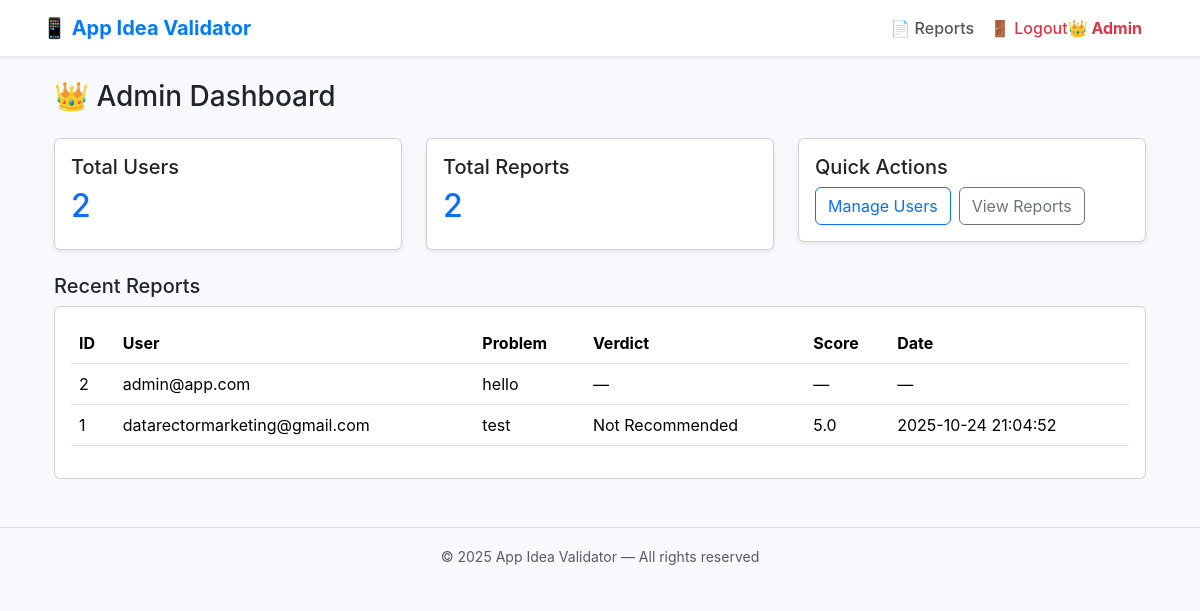
The page /admin/dashboard (signed in) on the database its author committed.
### tables this page shows
CREATE TABLE phase2_inputs (
        id INTEGER PRIMARY KEY AUTOINCREMENT,
        user_email TEXT,
        core_problem_statement TEXT,
        user_role_segment TEXT,
        monetization_model TEXT,
        current_solution_inefficiency TEXT,
        unique_value_proposition TEXT,
        primary_competitors_text TEXT,
        must_have_features_list TEXT,
        arpu_estimate_usd REAL,
        acquisition_goal_3mo INTEGER,
        monthly_opex_est_usd REAL,
        dev_budget_range TEXT,
        external_integrations_list TEXT,
        client_post_launch_fear TEXT,
        client_critical_question TEXT,
        complexity_score REAL,
        financial_score REAL,
        ai_verdict TEXT,
        ai_score REAL,
        ai_suggestions TEXT,
        ai_summary TEXT
    , report_file TEXT, created_at TEXT, target_countries TEXT, submitter_name TEXT, submitter_email TEXT, submitter_phone TEXT);

### app.py (the view)
@app.route("/admin/dashboard")
@admin_required
def admin_dashboard():
    conn = sqlite3.connect(DB_NAME)
    c = conn.cursor()
    c.execute("SELECT COUNT(*) FROM users")
    total_users = c.fetchone()[0] or 0
    c.execute("SELECT COUNT(*) FROM phase2_inputs")
    total_reports = c.fetchone()[0] or 0
    c.execute("""
        SELECT p.id, p.user_email, p.core_problem_statement, p.ai_verdict, p.ai_score, p.created_at, u.name
        FROM phase2_inputs p
        LEFT JOIN users u ON p.user_email = u.email
        ORDER BY p.id DESC LIMIT 5
    """)
    recent = c.fetchall()
    conn.close()
    recent_list = []
    for r in recent:
        recent_list.append({
            "id": r[0],
            "user_email": r[1],
            "core_problem_statement": r[2],
            "ai_verdict": r[3],
            "ai_score": r[4],
            "created_at": r[5],
            "user_name": r[6]
        })
    return render_template("admin_dashboard.html",
                           total_users=total_users,
                           total_reports=total_reports,
                           recent=recent_list,
                           title="Admin Dashboard")

### app.py (called while the page is built)
def admin_required(f):
    @wraps(f)
    def wrapper(*args, **kwargs):
        if "user_email" not in session or session.get("role") != "admin":
            return redirect(url_for("dashboard"))
        return f(*args, **kwargs)
    return wrapper

### templates/admin_dashboard.html
{% extends "base.html" %}
{% block content %}
<div class="container mt-4">
  <h3 class="mb-4">👑 Admin Dashboard</h3>
  <div class="row mb-4">
    <div class="col-md-4">
      <div class="card p-3 shadow-sm">
        <h5>Total Users</h5>
        <h2 class="text-primary">{{ total_users }}</h2>
      </div>
    </div>
    <div class="col-md-4">
      <div class="card p-3 shadow-sm">
        <h5>Total Reports</h5>
        <h2 class="text-primary">{{ total_reports }}</h2>
      </div>
    </div>
    <div class="col-md-4">
      <div class="card p-3 shadow-sm">
        <h5>Quick Actions</h5>
        <div class="d-flex gap-2">
          <a href="{{ url_for('admin_users') }}" class="btn btn-outline-primary">Manage Users</a>
          <a href="{{ url_for('admin_reports') }}" class="btn btn-outline-secondary">View Reports</a>
        </div>
      </div>
    </div>
  </div>
  <h5>Recent Reports</h5>
  <div class="card p-3">
    {% if recent %}
    <table class="table">
      <thead>
        <tr>
          <th>ID</th>
          <th>User</th>
          <th>Problem</th>
          <th>Verdict</th>
          <th>Score</th>
          <th>Date</th>
        </tr>
      </thead>
      <tbody>
        {% for r in recent %}
        <tr>
          <td>{{ r.id }}</td>
          <td>{{ r.user_name or r.user_email }}</td>
          <td>
            {{ r.core_problem_statement[:60] ~ ('...' if r.core_problem_statement|length > 60 else '') }}
          </td>
          <td>{{ r.ai_verdict or '—' }}</td>
          <td>{{ r.ai_score or '—' }}</td>
          <td>{{ r.created_at or '—' }}</td>
        </tr>
        {% endfor %}
      </tbody>
    </table>
    {% else %}
    <div class="text-muted">No recent reports</div>
    {% endif %}
  </div>
</div>
{% endblock %}

### templates/base.html (style rules this page uses)
body { background: #f7f9fc; font-family: 'Inter', sans-serif; }

### rows shown on the page
phase2_inputs: id "2", user_email "admin@app.com", core_problem_statement "hello", ai_verdict "—", ai_score "—", created_at "—"
phase2_inputs: id "1", user_email "datarectormarketing@gmail.com", core_problem_statement "test", ai_verdict "Not Recommended", ai_score "5.0", created_at "2025-10-24 21:04:52"

### other values the page prints
{{ total_users }} "2"
{{ total_reports }} "2"
{{ 2025 }} "2025"
